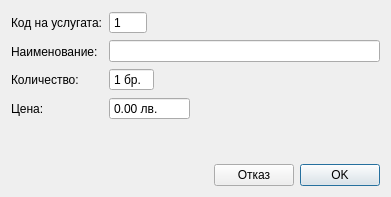
<?xml version="1.0" encoding="UTF-8"?>
<ui version="4.0">
 <class>BusinessOpEditDialog</class>
 <widget class="QDialog" name="BusinessOpEditDialog">
  <property name="geometry">
   <rect>
    <x>0</x>
    <y>0</y>
    <width>391</width>
    <height>197</height>
   </rect>
  </property>
  <property name="sizePolicy">
   <sizepolicy hsizetype="Preferred" vsizetype="Preferred">
    <horstretch>0</horstretch>
    <verstretch>0</verstretch>
   </sizepolicy>
  </property>
  <property name="windowTitle">
   <string>BusinessOpEditDialog</string>
  </property>
  <layout class="QVBoxLayout" name="verticalLayout_3">
   <item>
    <layout class="QHBoxLayout" name="horizontalLayout_4">
     <item>
      <layout class="QVBoxLayout" name="verticalLayout">
       <item>
        <widget class="QLabel" name="label_2">
         <property name="text">
          <string>Код на услугата:</string>
         </property>
        </widget>
       </item>
       <item>
        <widget class="QLabel" name="label">
         <property name="text">
          <string>Наименование:</string>
         </property>
        </widget>
       </item>
       <item>
        <widget class="QLabel" name="label_3">
         <property name="text">
          <string>Количество:</string>
         </property>
        </widget>
       </item>
       <item>
        <widget class="QLabel" name="label_4">
         <property name="text">
          <string>Цена:</string>
         </property>
        </widget>
       </item>
      </layout>
     </item>
     <item>
      <layout class="QVBoxLayout" name="verticalLayout_2">
       <item>
        <layout class="QHBoxLayout" name="horizontalLayout_3">
         <item>
          <widget class="QSpinBox" name="codeSpinBox">
           <property name="buttonSymbols">
            <enum>QAbstractSpinBox::NoButtons</enum>
           </property>
           <property name="minimum">
            <number>1</number>
           </property>
           <property name="maximum">
            <number>9999</number>
           </property>
          </widget>
         </item>
         <item>
          <spacer name="horizontalSpacer">
           <property name="orientation">
            <enum>Qt::Horizontal</enum>
           </property>
           <property name="sizeHint" stdset="0">
            <size>
             <width>40</width>
             <height>20</height>
            </size>
           </property>
          </spacer>
         </item>
        </layout>
       </item>
       <item>
        <widget class="QLineEdit" name="nameEdit"/>
       </item>
       <item>
        <layout class="QHBoxLayout" name="horizontalLayout_2">
         <item>
          <widget class="QSpinBox" name="quantitySpinBox">
           <property name="buttonSymbols">
            <enum>QAbstractSpinBox::NoButtons</enum>
           </property>
           <property name="suffix">
            <string> бр.</string>
           </property>
           <property name="minimum">
            <number>1</number>
           </property>
          </widget>
         </item>
         <item>
          <spacer name="horizontalSpacer_2">
           <property name="orientation">
            <enum>Qt::Horizontal</enum>
           </property>
           <property name="sizeHint" stdset="0">
            <size>
             <width>40</width>
             <height>20</height>
            </size>
           </property>
          </spacer>
         </item>
        </layout>
       </item>
       <item>
        <layout class="QHBoxLayout" name="horizontalLayout">
         <item>
          <widget class="QDoubleSpinBox" name="priceSpinBox">
           <property name="buttonSymbols">
            <enum>QAbstractSpinBox::NoButtons</enum>
           </property>
           <property name="suffix">
            <string> лв.</string>
           </property>
           <property name="maximum">
            <double>10000.000000000000000</double>
           </property>
          </widget>
         </item>
         <item>
          <spacer name="horizontalSpacer_3">
           <property name="orientation">
            <enum>Qt::Horizontal</enum>
           </property>
           <property name="sizeHint" stdset="0">
            <size>
             <width>40</width>
             <height>20</height>
            </size>
           </property>
          </spacer>
         </item>
        </layout>
       </item>
      </layout>
     </item>
    </layout>
   </item>
   <item>
    <spacer name="verticalSpacer">
     <property name="orientation">
      <enum>Qt::Vertical</enum>
     </property>
     <property name="sizeHint" stdset="0">
      <size>
       <width>20</width>
       <height>40</height>
      </size>
     </property>
    </spacer>
   </item>
   <item>
    <layout class="QHBoxLayout" name="horizontalLayout_5">
     <item>
      <spacer name="horizontalSpacer_4">
       <property name="orientation">
        <enum>Qt::Horizontal</enum>
       </property>
       <property name="sizeHint" stdset="0">
        <size>
         <width>40</width>
         <height>20</height>
        </size>
       </property>
      </spacer>
     </item>
     <item>
      <widget class="QPushButton" name="cancelButton">
       <property name="text">
        <string>Отказ</string>
       </property>
       <property name="autoDefault">
        <bool>false</bool>
       </property>
      </widget>
     </item>
     <item>
      <widget class="QPushButton" name="okButton">
       <property name="text">
        <string>OK</string>
       </property>
      </widget>
     </item>
    </layout>
   </item>
  </layout>
 </widget>
 <layoutdefault spacing="6" margin="11"/>
 <resources/>
 <connections/>
</ui>
